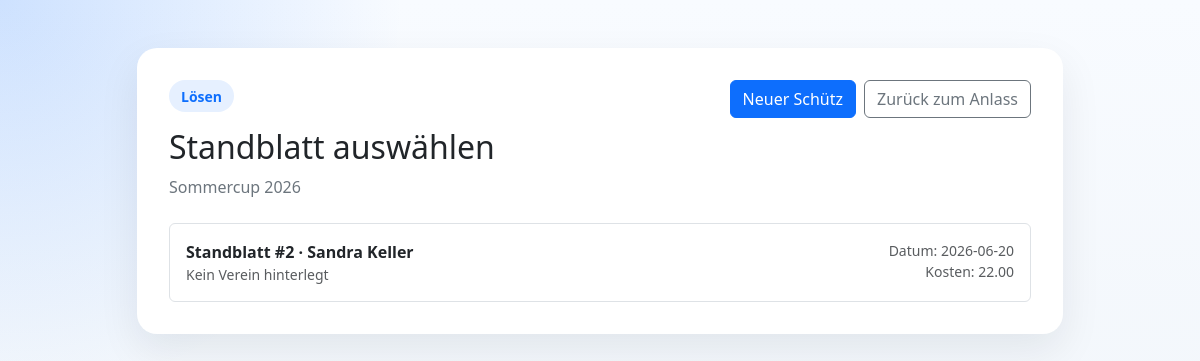
Page /anlass/2/loesen (signed in) on the committed database.
### tables this page shows
CREATE TABLE anlass (
    id INT UNSIGNED AUTO_INCREMENT PRIMARY KEY,
    fk_adress_id_creator INT UNSIGNED NULL,
    fk_adress_id_modifier INT UNSIGNED NULL,
    name_anlass VARCHAR(190) NOT NULL,
    shortname_anlass VARCHAR(100) NULL,
    start_anlass DATE NULL,
    end_anlass DATE NULL,
    created_by_user_id INT UNSIGNED NULL,
    created_at TIMESTAMP NOT NULL DEFAULT CURRENT_TIMESTAMP,
    updated_by_user_id INT UNSIGNED NULL,
    updated_at TIMESTAMP NOT NULL DEFAULT CURRENT_TIMESTAMP ON UPDATE CURRENT_TIMESTAMP,
    CONSTRAINT fk_anlass_adress_creator
        FOREIGN KEY (fk_adress_id_creator) REFERENCES adressen(id)
        ON DELETE SET NULL,
    CONSTRAINT fk_anlass_adress_modifier
        FOREIGN KEY (fk_adress_id_modifier) REFERENCES adressen(id)
        ON DELETE SET NULL,
    CONSTRAINT fk_anlass_created_by
        FOREIGN KEY (created_by_user_id) REFERENCES users(id)
        ON DELETE SET NULL,
    CONSTRAINT fk_anlass_updated_by
        FOREIGN KEY (updated_by_user_id) REFERENCES users(id)
        ON DELETE SET NULL
);

CREATE TABLE standblatt (
    id INT UNSIGNED AUTO_INCREMENT PRIMARY KEY,
    id_anlass INT UNSIGNED NOT NULL,
    id_adresse INT UNSIGNED NOT NULL,
    datum DATE NULL,
    kosten DECIMAL(10,2) NULL,
    gaben_geprueft TINYINT(1) NOT NULL DEFAULT 0,
    created_by_user_id INT UNSIGNED NULL,
    created_at TIMESTAMP NOT NULL DEFAULT CURRENT_TIMESTAMP,
    updated_by_user_id INT UNSIGNED NULL,
    updated_at TIMESTAMP NOT NULL DEFAULT CURRENT_TIMESTAMP ON UPDATE CURRENT_TIMESTAMP,
    CONSTRAINT fk_standblatt_anlass
        FOREIGN KEY (id_anlass) REFERENCES anlass(id)
        ON DELETE CASCADE,
    CONSTRAINT fk_standblatt_adresse
        FOREIGN KEY (id_adresse) REFERENCES adressen(id)
        ON DELETE RESTRICT,
    CONSTRAINT fk_standblatt_created_by
        FOREIGN KEY (created_by_user_id) REFERENCES users(id)
        ON DELETE SET NULL,
    CONSTRAINT fk_standblatt_updated_by
        FOREIGN KEY (updated_by_user_id) REFERENCES users(id)
        ON DELETE SET NULL
);

CREATE TABLE adressen (
    id INT UNSIGNED AUTO_INCREMENT PRIMARY KEY,
    creator_adress_id INT UNSIGNED NULL,
    modifier_adress_id INT UNSIGNED NULL,
    anrede VARCHAR(50) NULL,
    firmen_anrede VARCHAR(100) NULL,
    nachname VARCHAR(150) NOT NULL,
    vorname VARCHAR(150) NULL,
    zusatz VARCHAR(150) NULL,
    strasse VARCHAR(190) NULL,
    postfach VARCHAR(100) NULL,
    nation VARCHAR(100) NULL,
    plz_id INT UNSIGNED NULL,
    telefon VARCHAR(50) NULL,
    email VARCHAR(190) NULL,
    notiz TEXT NULL,
    geburtsdatum DATE NULL,
    lizenz VARCHAR(100) NULL,
    passwort VARCHAR(255) NULL,
    created_by_user_id INT UNSIGNED NULL,
    created_at TIMESTAMP NOT NULL DEFAULT CURRENT_TIMESTAMP,
    updated_by_user_id INT UNSIGNED NULL,
    updated_at TIMESTAMP NOT NULL DEFAULT CURRENT_TIMESTAMP ON UPDATE CURRENT_TIMESTAMP,
    CONSTRAINT fk_adressen_creator_adress
        FOREIGN KEY (creator_adress_id) REFERENCES adressen(id)
        ON DELETE SET NULL,
    CONSTRAINT fk_adressen_modifier_adress
        FOREIGN KEY (modifier_adress_id) REFERENCES adressen(id)
        ON DELETE SET NULL,
    CONSTRAINT fk_adressen_plz
        FOREIGN KEY (plz_id) REFERENCES plz(id)
        ON DELETE SET NULL,
    CONSTRAINT fk_adressen_created_by
        FOREIGN KEY (created_by_user_id) REFERENCES users(id)
        ON DELETE SET NULL,
    CONSTRAINT fk_adressen_updated_by
        FOREIGN KEY (updated_by_user_id) REFERENCES users(id)
        ON DELETE SET NULL
);

### app/Views/loesen/loesenOpen.php (the view, shortened to what the rows shown need)
<?php
$anlassId = (int) $anlass['id'];
?>
<!DOCTYPE html>
<html lang="de">
<head>
    <link rel="stylesheet" href="https://cdn.jsdelivr.net/npm/bootstrap@5.3.3/dist/css/bootstrap.min.css">
    <link rel="stylesheet" href="<?= htmlspecialchars(Url::asset('css/app.css')) ?>">
</head>
<body class="app-shell">
    <main class="container py-5">
        <div class="row justify-content-center">
            <div class="col-12 col-xl-10">
                <div class="card dashboard-card">
                    <div class="card-body">
                        <div class="d-flex flex-column flex-md-row justify-content-between align-items-md-start gap-3 mb-4">
                            <div>
                                <div class="brand-badge mb-3">Lösen</div>
                                <h1 class="h2 mb-2">Standblatt auswählen</h1>
                                <p class="muted-copy mb-0">
                                    <?= htmlspecialchars((string) $anlass['name_anlass']) ?>
                                </p>
                            </div>
                            <div class="d-flex flex-wrap gap-2">
                                <a href="<?= htmlspecialchars(Url::app('/anlass/' . $anlassId . '/schuetzen/neu')) ?>" class="btn btn-primary">
                                    Neuer Schütz
                                </a>
                                <a href="<?= htmlspecialchars(Url::app('/anlass/' . $anlassId)) ?>" class="btn btn-outline-secondary">
                                    Zurück zum Anlass
                                </a>
                            </div>
                        </div>
                        <?php if ($standblaetter === []): ?>
                            <div class="alert alert-light border mb-0">
                                Für diesen Anlass wurde noch kein Standblatt erstellt.
                            </div>
                        <?php else: ?>
                            <div class="list-group">
                                <?php foreach ($standblaetter as $standblatt): ?>
                                    <?php
                                    $standblattId = (int) $standblatt['id'];
                                    $name = trim((string) (($standblatt['vorname'] ?? '') . ' ' . ($standblatt['nachname'] ?? '')));
                                    $verein = (string) (($standblatt['zusatz'] ?? '') ?: ($standblatt['firmen_anrede'] ?? ''));
                                    ?>
                                    <a
                                        href="<?= htmlspecialchars(Url::app('/anlass/' . $anlassId . '/loesen/' . $standblattId)) ?>"
                                        class="list-group-item list-group-item-action p-3"
                                    >
                                        <div class="d-flex flex-column flex-md-row justify-content-between gap-3">
                                            <div>
                                                <div class="fw-semibold">
                                                    Standblatt #<?= htmlspecialchars((string) $standblattId) ?>
                                                    <?= $name !== '' ? ' · ' . htmlspecialchars($name) : '' ?>
                                                </div>
                                                <div class="small text-body-secondary">
                                                    <?= htmlspecialchars($verein !== '' ? $verein : 'Kein Verein hinterlegt') ?>
                                                </div>
                                            </div>
                                            <div class="text-md-end small text-body-secondary">
                                                <div>Datum: <?= htmlspecialchars((string) ($standblatt['datum'] ?: 'Nicht hinterlegt')) ?></div>
                                                <div>Kosten: <?= htmlspecialchars((string) ($standblatt['kosten'] ?: 'Nicht hinterlegt')) ?></div>
                                            </div>
                                        </div>
                                    </a>
                                <?php endforeach; ?>
                            </div>
                        <?php endif; ?>
                    </div>
                </div>
            </div>
        </div>
    </main>
</body>
</html>

### app/Core/Router.php (shortened to what the rows shown need)
<?php
final class Router
{
    private array $routes = [];
    public function dispatch(string $method, string $uri): void
    {
        $path = $this->normalizePath($uri);
        foreach ($this->routes[$method] ?? [] as $route) {
            if (!preg_match($route['pattern'], $path, $matches)) {
                continue;
            }
            $params = [];
            foreach ($matches as $key => $value) {
                if (is_string($key)) {
                    $params[$key] = $value;
                }
            }
            $route['handler']($params);
            return;
        }
    }
    private function map(string $method, string $path, callable $handler): void
    {
        $normalizedPath = $this->normalizePath($path);
        $quotedPath = preg_quote($normalizedPath, '#');
        $pattern = preg_replace_callback(
            '/\\\\\{([a-zA-Z_][a-zA-Z0-9_]*)\\\\\}/',
            static fn (array $matches): string => '(?P<' . $matches[1] . '>[^/]+)',
            $quotedPath
        );
        $this->routes[$method][] = [
            'path' => $normalizedPath,
            'pattern' => '#^' . $pattern . '$#',
            'handler' => $handler,
        ];
    }
    private function normalizePath(string $path): string
    {
        $path = parse_url($path, PHP_URL_PATH) ?: '/';
        if ($path !== '/') {
            $path = rtrim($path, '/');
        }
        return $path === '' ? '/' : $path;
    }
}

### rows in the picture
anlass: name_anlass "Sommercup 2026"
standblatt: id "2", id_adresse.nachname "Sandra Keller", id_adresse.firmen_anrede "Kein Verein hinterlegt", datum "2026-06-20", kosten "22.00"
